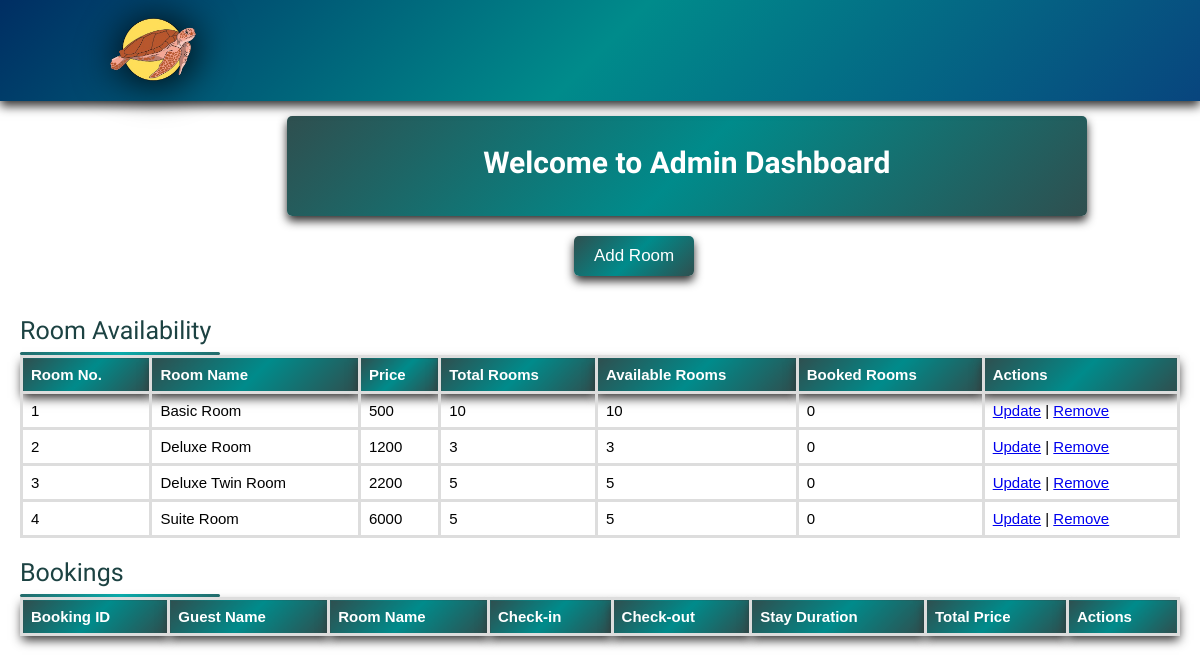
Before: /admin_dashboard with the older database file.
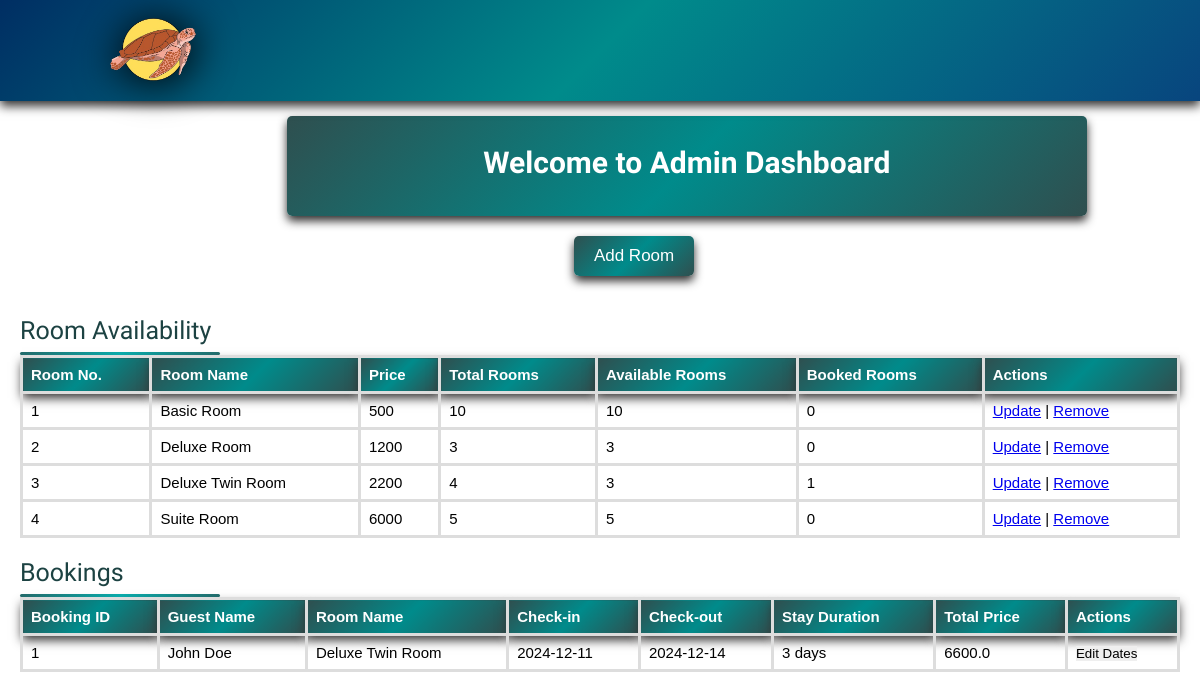
After: the same page with the newer database file.
### tables this page shows
CREATE TABLE "ROOMS" (
	"room_id"	INTEGER NOT NULL UNIQUE ,
	"Room_name"	TEXT,
	"Room_Cost"	INTEGER,
	"Room_Availability"	TEXT,
	PRIMARY KEY("room_id")
);

CREATE TABLE BOOKING (
    booking_id INTEGER PRIMARY KEY AUTOINCREMENT,
    guest_id INT,
    check_in DATE,
    check_out DATE,
    adult_guest INT,
    child_guest INT,
    room_name VARCHAR(50), stay_duration INTEGER, total_price REAL,
    FOREIGN KEY (guest_id) REFERENCES GUEST(guest_id)
);

CREATE TABLE "GUEST" (
	"guest_id"	INTEGER NOT NULL UNIQUE,
	"firstname"	TEXT NOT NULL,
	"lastname"	TEXT NOT NULL,
	"gender"	TEXT,
	"cel_num"	INTEGER NOT NULL,
	"address"	TEXT,
	"email"	TEXT NOT NULL UNIQUE,
	"password"	TEXT NOT NULL,
	PRIMARY KEY("guest_id" AUTOINCREMENT)
);

### app.py (the view, shortened to what this page needs)
@app.route("/admin_dashboard", methods=["GET", "POST"])
def admin_dashboard():
    con = sqlite3.connect(currentdirectory + '\\data.db')
    c = con.cursor()
    booking_query = """
        SELECT
            BOOKING.booking_id,
            GUEST.guest_id,
            ROOMS.room_name,
            GUEST.firstname,
            GUEST.lastname,
            BOOKING.check_in,
            BOOKING.check_out,
            ROOMS.room_cost,
            BOOKING.stay_duration,
            BOOKING.total_price
        FROM BOOKING
        JOIN GUEST ON BOOKING.guest_id = GUEST.guest_id
        JOIN ROOMS ON BOOKING.room_name = ROOMS.room_name
    """
    c.execute(booking_query)
    bookings = c.fetchall()
    rooms_query = """
        SELECT
            room_id,
            room_name,
            room_cost,
            room_availability,
            (SELECT COUNT(*) FROM BOOKING WHERE BOOKING.room_name = ROOMS.room_name) as booked_rooms
        FROM ROOMS
    """
    c.execute(rooms_query)
    rooms_to_display = c.fetchall()
    con.close()
    return render_template("admin_dashboard.html",
                           bookings=bookings,
                           rooms_to_display=rooms_to_display)

### templates/admin_dashboard.html (shortened to what this page needs)
<!DOCTYPE html>
<html lang="en">
<head>
    <link rel="stylesheet" href="https://cdnjs.cloudflare.com/ajax/libs/font-awesome/4.7.0/css/font-awesome.min.css">
    <link rel="stylesheet" href="https://cdnjs.cloudflare.com/ajax/libs/font-awesome/6.6.0/css/all.min.css">
    <link rel="stylesheet" href="static/style.css">
    <link href="{{ url_for('static', filename='css/style.css') }}" rel="stylesheet">
</head>
<header>
        <a href="#" class="logo">
            <img src="static/images/yyy.png" alt="stingray">
          </a>
    </header>
<body>
<div class="dash">
    <div class="dash-con">
    <h1> Welcome to Admin Dashboard</h1>
    </div>
    <div class="action-buttons">
        <button class="ton " onclick="window.location.href='{{ url_for('add_room') }}'">Add Room</button>
    </div>
    <h2>Room Availability</h2>
    <table>
        <thead>
            <tr>
                <th>Room No.</th>
                <th>Room Name</th>
                <th>Price</th>
                <th>Total Rooms</th>
                <th>Available Rooms</th>
                <th>Booked Rooms</th>
                <th>Actions</th>
            </tr>
        </thead>
        <tbody>
            {% for room_display in rooms_to_display %}
                <tr>
                    <td>{{ room_display[0] }}</td>
                    <td>{{ room_display[1] }}</td>
                    <td>{{ room_display[2] }}</td>
                    <td>{{ room_display[3] }}</td>
                    <td>{{ room_display[3]|int - room_display[4]|int }}</td>
                    <td>{{ room_display[4] }}</td>
                    <div class="bots">
                    <td>
                        <a href="{{ url_for('update_room', room_name=room_display[1]) }}">Update</a> |
                        <a href="{{ url_for('remove_room', room_name=room_display[1]) }}" onclick="return confirm('Are you sure you want to remove this room?')">Remove</a>
                    </td>
                </div>
                </tr>
            {% endfor %}
        </tbody>
    </table>
<div class="book">
    <h2>Bookings</h2>
</div>
    <table>
        <thead>
            <tr>
                <th>Booking ID</th>
                <th>Guest Name</th>
                <th>Room Name</th>
                <th>Check-in</th>
                <th>Check-out</th>
                <th>Stay Duration</th>
                <th>Total Price</th>
                <th>Actions</th>
            </tr>
        </thead>
        <tbody>
            {% for booking in bookings %}
                <tr>
                    <td>{{ booking[0] }}</td>
                    <td>{{ booking[3] }} {{ booking[4] }}</td>
                    <td>{{ booking[2] }}</td>
                    <td>{{ booking[5] }}</td>
                    <td>{{ booking[6] }}</td>
                    <td>{{ booking[8] }} days</td>
                    <td>{{ booking[9] }}</td>
                    <td>
                        <button onclick="openEditModal('{{ booking[0] }}', '{{ booking[5] }}', '{{ booking[6] }}')">Edit Dates</button>
                    </td>
                </tr>
            {% endfor %}
        </tbody>
    </table>
</div>
</body>
</html>

### static/style.css (style rules this page uses)
* { margin: 0; padding:0; box-sizing: border-box; font-family: Verdana, Geneva, Tahoma, sans-serif; outline: none; border: none; text-transform: normal; transition:.2s linear; }
html { font-size: 62.5%; scroll-behavior: smooth; scroll-padding-top: 6rem; overflow-x:hidden; background-color: rgb(255, 255, 255); }
header { position: fixed; top:0; left:0; right:0; background:darkcyan; padding: 2rem 9%; display: flex; align-items: center; justify-content: space-between; z-index: 1000; box-shadow: 0 .5rem 1rem rgb(48, 47, 47); }
header { position: fixed; top:0; left:0; right:0; background:linear-gradient(135deg, #002e63, #008b8b, #08457e); padding: 1.5rem 9%; display: flex; align-items: center; justify-content: space-between; z-index: 1000; box-shadow: 0 .5rem 1rem rgb(48, 47, 47); }
.dash { padding-top: 8%; font-size: 15px; position: center; background-color: #ffffff; margin: 20px; }
h1 { text-align: center; margin-bottom: 20px; }
.ton { display: inline-block ; margin-top: 1rem; border-radius: 5rem; background:linear-gradient(135deg, #002e63, #008b8b, #08457e); color: #fff; padding:.9rem 3.5rem; cursor: pointer; font-size: 1.7rem; border-width: 3px; border-radius: 5px; margin: 20px; text-align: center; margin-left: 45%; }
.dash h2 { font-size: 25px; font-weight: 500; position: relative; padding-bottom: 1rem; font-family: "Fjalla One"; color: #1c4242; }
.dash h2::before { content: ""; position: absolute; left: 0; bottom: 0; height: 3px; width: 210px; border-radius: 5px; background: linear-gradient(135deg, #71b7e6, #9b59b6); }
.book h2::before { content: ""; position: absolute; left: 0; bottom: 0; height: 3px; width: 130px; border-radius: 5px; background:linear-gradient(135deg, #2F4F4F, #008b8b, #2F4F4F); }
.dash h2::before { content: ""; position: absolute; left: 0; bottom: 0; height: 3px; width: 200px; border-radius: 5px; background:linear-gradient(135deg, #236969, #09aaaa, #236969); }
.dash-con h1 { font-family: "Fjalla One"; color: white; padding-bottom: 10px; }
.dash-con { background:linear-gradient(135deg, #2F4F4F, #008b8b, #2F4F4F); text-align: center; height: 100px; width: 800px; padding-top: 2.5%; margin-left: 23%; border-radius: 5px; box-shadow: 0 .5rem 1rem rgb(48, 47, 47); }
table { width: 100%; border-collapse: collapse; margin-bottom: 20px; }
th, td { border: 3px solid #ddd; padding: 8px; text-align: left; }
th { background:linear-gradient(135deg, #2F4F4F, #008b8b, #2F4F4F); color: white; box-shadow: 0 .5rem 1rem rgb(48, 47, 47); }
.action-buttons { font-family: "Fjalla One"; text-align: right; display: flex; gap: 10px; margin-bottom: 20px; color: #008b8b; margin-left: 5%; }
.action-buttons button { padding: 10px 20px; background:linear-gradient(135deg, #2F4F4F, #008b8b, #2F4F4F); color: white; border: none; cursor: pointer; box-shadow: 0 .5rem 1rem rgb(48, 47, 47); }
header .logo img { width: 90px; filter: drop-shadow(2px 2px 20px black); }

Changed rows visible on the page:
changed ROOMS "Deluxe Twin Room": Room_Availability "5" → "4"; room_display[3]|int-room_display[4]|int "5" → "3"; room_display "0" → "1"
added BOOKING: booking_id "1", firstname "John", lastname "Doe", Room_name "Deluxe Twin Room", check_in "2024-12-11", check_out "2024-12-14", stay_duration "3", total_price "6600.0"
